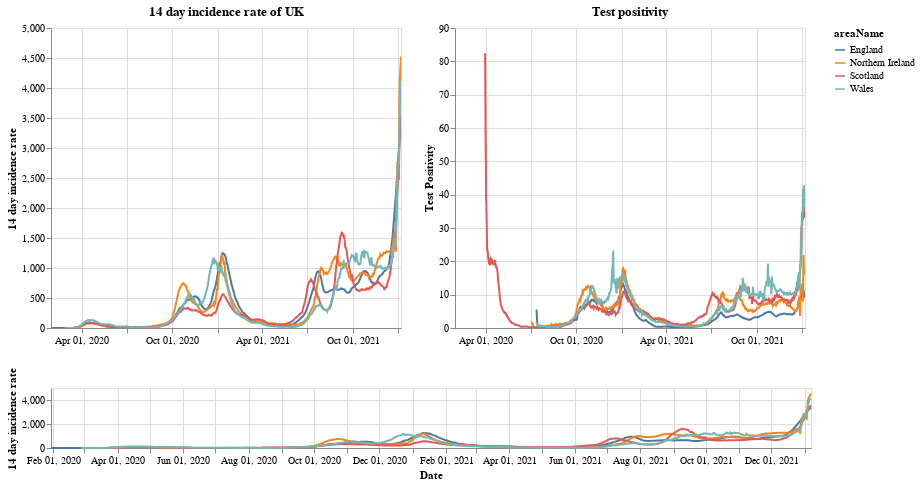

This figure's notebook cell:
### Markdown cell above
# Plots

First a plot with each country in the UK. The top right shows the positivity rate for (which is the percentage of registered tests which were positive) while the top left is the 14 day incidence rate. The bottom chart can be used to select the timeframe (does not work on a mobile device).

### Code cell
#collapse
brush = alt.selection(type='interval', name='DateBrush',encodings=['x'],fields=['Time'])
leg_selection = alt.selection_multi(fields=['areaName'], bind='legend')

base = alt.Chart(uk_cases).mark_line().encode(
    x=alt.X("yearmonthdate(date):T", axis=alt.Axis(title='Date')),
    y=alt.Y("twoWeeklyCasesRate:Q", axis=alt.Axis(title='14 day incidence rate')),
    tooltip=['areaName', 'date','twoWeeklyCasesRate', 'testPositivity'],
    color='areaName',
    opacity=alt.condition(leg_selection, alt.value(2), alt.value(0.1))
).add_selection(leg_selection).properties(width=350)

upper = base.encode(alt.X('yearmonthdate(date):T', axis=alt.Axis(title=''),
                         scale=alt.Scale(domain=brush))
                   ).properties(title=f'14 day incidence rate of UK')
upper_right = upper.encode(alt.Y('testPositivity:Q', axis=alt.Axis(title='Test Positivity'))).properties(title='Test positivity')
lower = base.properties(height=60, width = 760).add_selection(brush)

(upper | upper_right) & lower

### Figure 1 — Vega-Lite specification as saved in the notebook (floating-point values rounded to 4 significant figures; data arrays with more than 128 entries replaced by an {"elided": "..."} marker saying what was removed)
{"config": {"view": {"continuousWidth": 400, "continuousHeight": 300}}, "vconcat": [{"hconcat": [{"mark": "line", "encoding": {"color": {"type": "nominal", "field": "areaName"}, "opacity": {"condition": {"value": 2, "selection": "selector001"}, "value": 0.1}, "tooltip": [{"type": "nominal", "field": "areaName"}, {"type": "temporal", "field": "date"}, {"type": "quantitative", "field": "twoWeeklyCasesRate"}, {"type": "quantitative", "field": "testPositivity"}], "x": {"type": "temporal", "axis": {"title": ""}, "field": "date", "scale": {"domain": {"selection": "DateBrush"}}, "timeUnit": "yearmonthdate"}, "y": {"type": "quantitative", "axis": {"title": "14 day incidence rate"}, "field": "twoWeeklyCasesRate"}}, "selection": {"selector001": {"type": "multi", "fields": ["areaName"], "bind": "legend"}}, "title": "14 day incidence rate of UK", "width": 350}, {"mark": "line", "encoding": {"color": {"type": "nominal", "field": "areaName"}, "opacity": {"condition": {"value": 2, "selection": "selector001"}, "value": 0.1}, "tooltip": [{"type": "nominal", "field": "areaName"}, {"type": "temporal", "field": "date"}, {"type": "quantitative", "field": "twoWeeklyCasesRate"}, {"type": "quantitative", "field": "testPositivity"}], "x": {"type": "temporal", "axis": {"title": ""}, "field": "date", "scale": {"domain": {"selection": "DateBrush"}}, "timeUnit": "yearmonthdate"}, "y": {"type": "quantitative", "axis": {"title": "Test Positivity"}, "field": "testPositivity"}}, "selection": {"selector001": {"type": "multi", "fields": ["areaName"], "bind": "legend"}}, "title": "Test positivity", "width": 350}]}, {"mark": "line", "encoding": {"color": {"type": "nominal", "field": "areaName"}, "opacity": {"condition": {"value": 2, "selection": "selector001"}, "value": 0.1}, "tooltip": [{"type": "nominal", "field": "areaName"}, {"type": "temporal", "field": "date"}, {"type": "quantitative", "field": "twoWeeklyCasesRate"}, {"type": "quantitative", "field": "testPositivity"}], "x": {"type": "temporal", "axis": {"title": "Date"}, "field": "date", "timeUnit": "yearmonthdate"}, "y": {"type": "quantitative", "axis": {"title": "14 day incidence rate"}, "field": "twoWeeklyCasesRate"}}, "height": 60, "selection": {"selector001": {"type": "multi", "fields": ["areaName"], "bind": "legend"}, "DateBrush": {"type": "interval", "encodings": ["x"], "fields": ["Time"]}}, "width": 760}], "data": {"name": "data-425e1593f0e6baae3447cbb845ee885c"}, "$schema": "https://vega.github.io/schema/vega-lite/v4.8.1.json", "datasets": {"data-425e1593f0e6baae3447cbb845ee885c": {"elided": "2744 records"}}}
